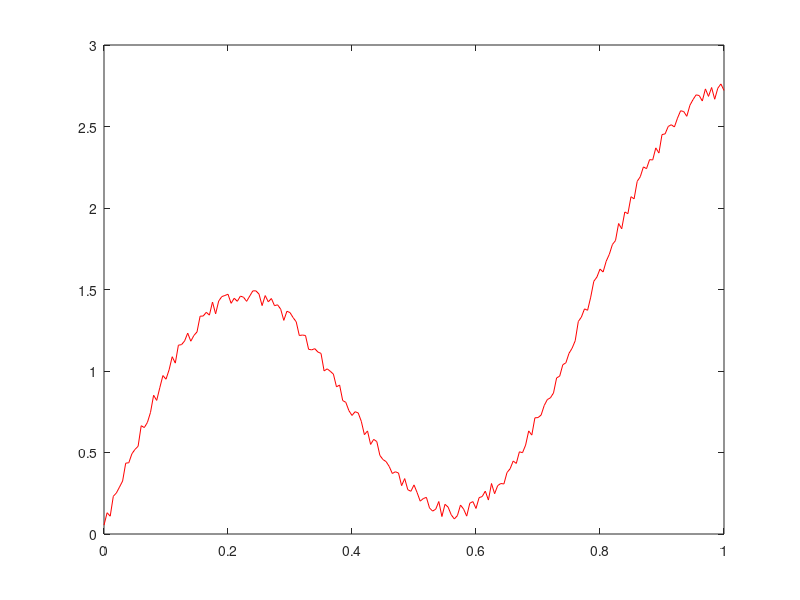

The MATLAB source for this figure: (Note: this script raises an error after producing the figure.)
h1 = [1, 1];
% h2 = [1, -1];
% f = @(x)(sin(10*x));
n = 201;
x = 0:1/(n-1):1;
f = sin(8*x) + rand(1, n) * 0.1 + 2 * sin(x);

figure(1);
title('homework1');
plot(x, f, 'r-');
hold on;

% y1 = convolution(f, h1);
y1 = convolution(f, h1);
y1 = y1(1:length(y1) - 1) / 2;
plot(x, y1, 'g-');
hold on;

% % y2 = convolution(f, h2);
% y2 = conv(f, h2);
% y2 = y2(2:length(y2));
% plot(x, y2, 'b-');
% hold on;
title('Medium Operator');
legend('The signal with random', 'The signal handled by [1, 1]', 'Location', 'Best');
